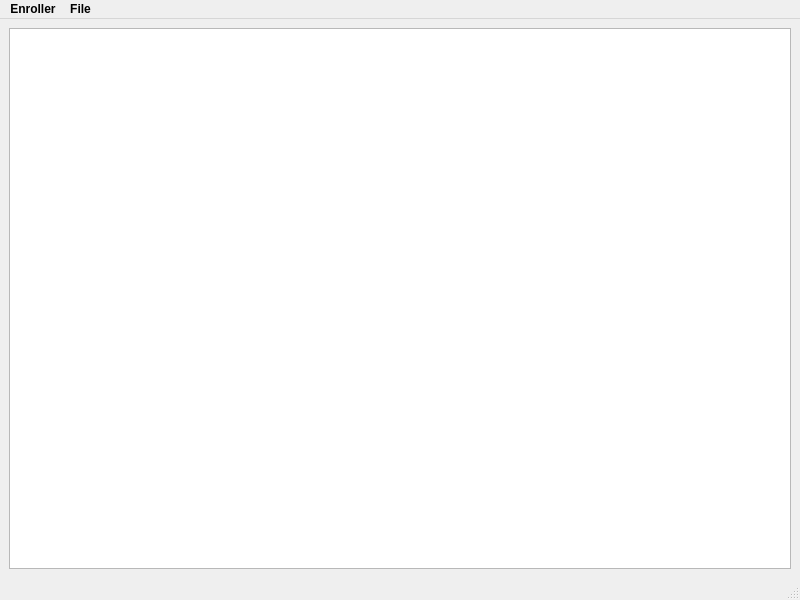
<?xml version="1.0" encoding="UTF-8"?>
<ui version="4.0">
 <class>MainWindow</class>
 <widget class="QMainWindow" name="MainWindow">
  <property name="geometry">
   <rect>
    <x>0</x>
    <y>0</y>
    <width>800</width>
    <height>600</height>
   </rect>
  </property>
  <property name="windowTitle">
   <string>MainWindow</string>
  </property>
  <widget class="QWidget" name="centralwidget">
   <layout class="QGridLayout" name="gridLayout">
    <item row="0" column="0">
     <widget class="QListView" name="lv_enrollees"/>
    </item>
   </layout>
  </widget>
  <widget class="QMenuBar" name="menubar">
   <property name="geometry">
    <rect>
     <x>0</x>
     <y>0</y>
     <width>800</width>
     <height>22</height>
    </rect>
   </property>
   <property name="font">
    <font>
     <weight>75</weight>
     <bold>true</bold>
    </font>
   </property>
   <widget class="QMenu" name="menuEnroller">
    <property name="font">
     <font>
      <weight>75</weight>
      <bold>true</bold>
     </font>
    </property>
    <property name="title">
     <string>Enroller</string>
    </property>
    <addaction name="a_quit"/>
   </widget>
   <widget class="QMenu" name="menuFile">
    <property name="font">
     <font>
      <weight>75</weight>
      <bold>true</bold>
     </font>
    </property>
    <property name="title">
     <string>File</string>
    </property>
    <addaction name="a_load"/>
   </widget>
   <addaction name="menuEnroller"/>
   <addaction name="menuFile"/>
  </widget>
  <widget class="QStatusBar" name="statusbar"/>
  <action name="a_quit">
   <property name="text">
    <string>Quit</string>
   </property>
   <property name="font">
    <font>
     <weight>75</weight>
     <bold>true</bold>
    </font>
   </property>
  </action>
  <action name="a_load">
   <property name="text">
    <string>Load...</string>
   </property>
   <property name="font">
    <font>
     <weight>75</weight>
     <bold>true</bold>
    </font>
   </property>
  </action>
 </widget>
 <resources/>
 <connections/>
</ui>
